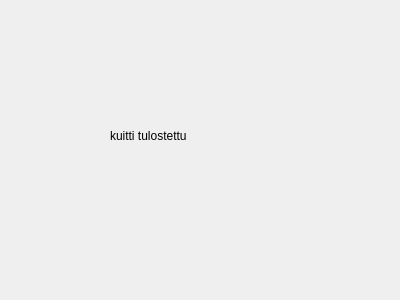
<?xml version="1.0" encoding="UTF-8"?>
<ui version="4.0">
 <class>Receipt</class>
 <widget class="QWidget" name="Receipt">
  <property name="geometry">
   <rect>
    <x>0</x>
    <y>0</y>
    <width>400</width>
    <height>300</height>
   </rect>
  </property>
  <property name="windowTitle">
   <string>Form</string>
  </property>
  <widget class="QLabel" name="label">
   <property name="geometry">
    <rect>
     <x>110</x>
     <y>70</y>
     <width>221</width>
     <height>131</height>
    </rect>
   </property>
   <property name="text">
    <string>kuitti tulostettu</string>
   </property>
  </widget>
 </widget>
 <resources/>
 <connections/>
</ui>
